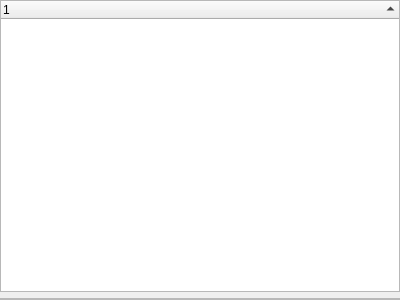
<?xml version="1.0" encoding="UTF-8"?>
<ui version="4.0">
 <class>GxsChannelFilesWidget</class>
 <widget class="QWidget" name="GxsChannelFilesWidget">
  <property name="geometry">
   <rect>
    <x>0</x>
    <y>0</y>
    <width>400</width>
    <height>300</height>
   </rect>
  </property>
  <property name="windowTitle">
   <string>Form</string>
  </property>
  <layout class="QVBoxLayout" name="verticalLayout">
   <property name="leftMargin">
    <number>0</number>
   </property>
   <property name="topMargin">
    <number>0</number>
   </property>
   <property name="rightMargin">
    <number>0</number>
   </property>
   <property name="bottomMargin">
    <number>0</number>
   </property>
   <item>
    <widget class="QTreeWidget" name="treeWidget">
     <property name="rootIsDecorated">
      <bool>false</bool>
     </property>
     <property name="itemsExpandable">
      <bool>false</bool>
     </property>
     <property name="sortingEnabled">
      <bool>true</bool>
     </property>
     <attribute name="headerShowSortIndicator" stdset="0">
      <bool>true</bool>
     </attribute>
     <column>
      <property name="text">
       <string notr="true">1</string>
      </property>
     </column>
    </widget>
   </item>
   <item>
    <widget class="QFrame" name="feedItemFrame">
     <property name="frameShape">
      <enum>QFrame::StyledPanel</enum>
     </property>
     <property name="frameShadow">
      <enum>QFrame::Raised</enum>
     </property>
     <layout class="QVBoxLayout" name="verticalLayout_2">
      <property name="leftMargin">
       <number>0</number>
      </property>
      <property name="topMargin">
       <number>0</number>
      </property>
      <property name="rightMargin">
       <number>0</number>
      </property>
      <property name="bottomMargin">
       <number>0</number>
      </property>
     </layout>
    </widget>
   </item>
  </layout>
 </widget>
 <resources/>
 <connections/>
</ui>
